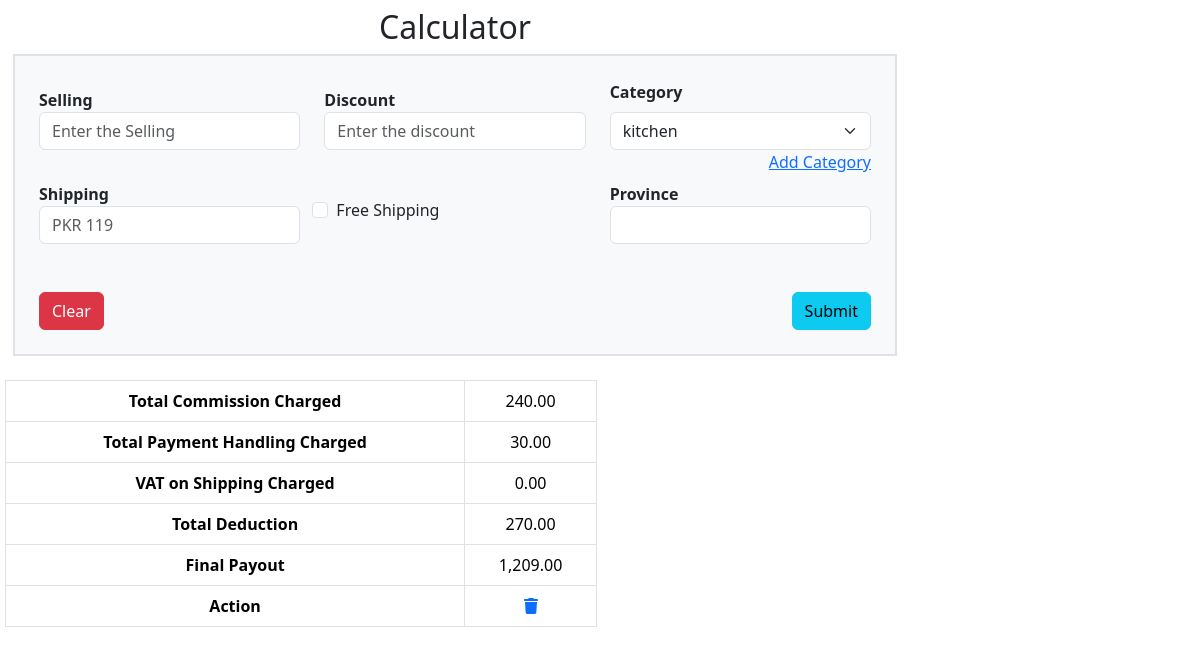
Page /user/cal.php on the committed database.
### tables this page shows
CREATE TABLE `calculator` (
  `id` int(11) NOT NULL,
  `sell` int(11) NOT NULL,
  `disc` int(11) NOT NULL,
  `category` int(11) NOT NULL,
  `shipping` int(11) NOT NULL,
  `free_shipping` text NOT NULL,
  `vat` float NOT NULL,
  `cost` int(11) NOT NULL,
  `expenses` int(11) NOT NULL
);

### user/cal.php (the view, shortened to what this page needs)
<?php
include('./include/header.php');
include('../connection.php');
?>
<div class="col-sm-9" style="margin: 5px;">
    <h2 class="text-center mt-2">Calculator</h2>
    <form action="" method="post" class="m-2 border border-2 p-4 bg-light">
        <div class="row">
            <div class="form-group col-md-4 mt-2">
                <label for="sell"><b>Selling</b></label>
                <input type="number" class="form-control" name="sell" id="sell" placeholder="Enter the Selling" value="">
            </div>
            <div class="form-group col-md-4 mt-2">
                <label for="disc"><b>Discount</b></label>
                <input type="number" class="form-control" name="disc" id="disc" placeholder="Enter the discount">
            </div>
            <div class="form-group col-md-4">
                <label for="cate" class="form-label"><b>Category</b></label>
                <select class="form-select" name="cate" aria-label="Default select example">
                    <?php
                    $sql = "SELECT id, categoryname, commission_per FROM category";
                    $result = $con->query($sql);
                    if ($result->num_rows > 0) {
                        while ($row = $result->fetch_assoc()) {
                            echo "<option value='" . $row['commission_per'] . "'>" . $row['categoryname'] . "</option>";
                        }
                    }
                    ?>
                </select>
                <a href="addcategory.php" class="link link-primary float-end">Add Category</a>
            </div>
        </div>
        <div class="row mt-2">
            <div class="form-group col-md-4">
                <label for="ship"><b>Shipping</b></label>
                <input type="number" class="form-control" name="ship" id="ship" placeholder="PKR 119">
            </div>
            <div class="form-check col-md-4 mt-3">
                <input class="form-check-input" name="checkbox" type="checkbox" value="Free Shipping" id="defaultCheck1">
                <label class="form-check-label" for="defaultCheck1">Free Shipping</label>
            </div>
            <div class="form-group col-md-4">
                <label for="vat"><b>Province</b></label>
                <input type="text" class="form-control" name="vat" id="vat" placeholder="">
            </div>
        </div>
        <button type="reset" class="btn btn-danger mt-5" a href="delete?=<?php echo $row['id']; ?>" name="delete">Clear</button>
        <button type="submit" class="btn btn-info mt-5 float-end" name="submit">Submit</button>
    </form>
    <?php
    $sql = "SELECT calculator.id, calculator.sell, calculator.disc, calculator.category, calculator.shipping, calculator.free_shipping, calculator.vat
            FROM calculator";
    $res = $con->query($sql);
    if ($res->num_rows > 0) {
        while ($row = $res->fetch_assoc()) {
            $sell = $row['sell'];
            $disc = $row['disc'];
            $category = $row['category'];
            $vat = $row['vat'];
            $ship = $row['free_shipping'] ? $disc + $row['shipping'] : $disc;
            $netSell = $sell - $ship;
            $commissionWithoutVAT = ($category) * $netSell / 100;
            $vatOnCommission = ($commissionWithoutVAT) * $vat / 100;
            $totalCommission = round($commissionWithoutVAT + $vatOnCommission);
            $payment_handling_without_vat = ($netSell) * 1.75 / 100;
            $payment_handling_vat = $payment_handling_without_vat * 0.16;
            $total_TH = round($payment_handling_without_vat + $payment_handling_vat);
            $ship = $row['free_shipping'] ? $disc + $row['shipping'] : $disc;
            $vat_on_ship = round(($ship) * $vat/100);
            $total_deduction = round($totalCommission + $total_TH + $vat_on_ship);
            $final_payout = round($netSell - $total_deduction);
    ?>
            <div class="row">
                <div class="col-sm-8 mt-3">
                    <table class="table table-bordered border-1">
                        <thead>
                            <tr class="text-center text-white bg-secondary">
                                <th scope="col">Total Commission Charged</th>
                                <td><?php echo number_format($totalCommission, 2); ?></td>
                            </tr>
                            <tr class="text-center text-white bg-secondary">
                                <th scope="col">Total Payment Handling Charged</th>
                                <td><?php echo number_format($total_TH, 2); ?></td>
                            </tr>
                            <tr class="text-center text-white bg-secondary">
                                <th scope="col">VAT on Shipping Charged</th>
                                <td><?php echo number_format($vat_on_ship, 2); ?></td>
                            </tr>
                            <tr class="text-center text-white bg-secondary">
                                <th scope="col">Total Deduction</th>
                                <td><?php echo number_format($total_deduction, 2); ?></td>
                            </tr>
                            <tr class="text-center text-white bg-secondary">
                                <th scope="col">Final Payout</th>
                                <td><?php echo number_format($final_payout, 2); ?></td>
                            </tr>
                            <tr class="text-center text-white bg-secondary">
                                <th scope="col">Action</th>
                                <td class="no-print"><a href="delete.php?id=<?php echo $row['id']; ?>"><i class="fas fa-trash"></i></a></td>
                            </tr>
                    <?php
                }
            } else {
                echo "new record";
            }
                    ?>
                        </thead>
                    </table>
                </div>
            </div>
</div>
<?php
include('./include/footer.php');
?>

### rows in the picture
calculator: totalCommission "240.00", total_TH "30.00", vat_on_ship "0.00", total_deduction "270.00", final_payout "1,209.00"

### other values in the picture
form field cate "kitchen"
